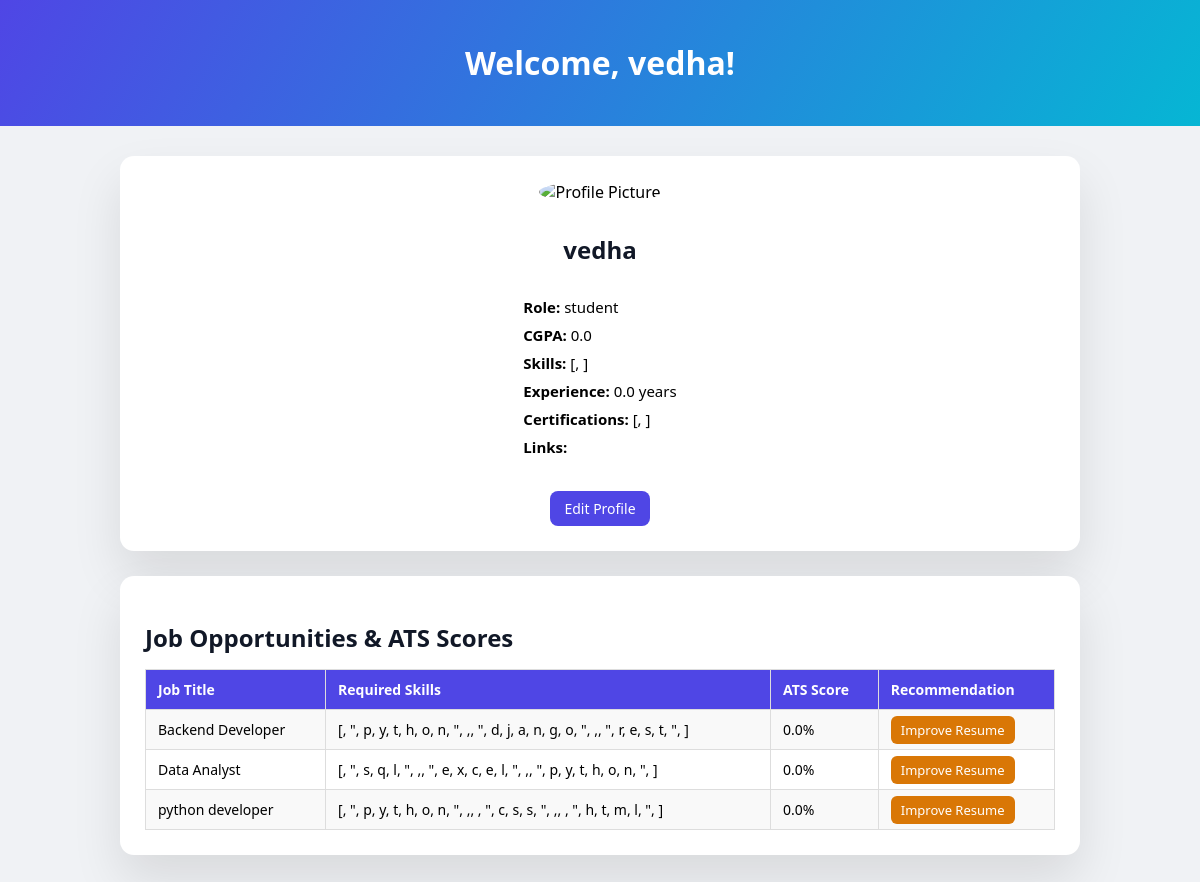
/dashboard/ (signed in), run on the app's committed database.
### userapp/models.py (models this page shows, shortened)
class Profile(models.Model):
    USER_TYPES = [
        ('student', 'Student'),
        ('recruiter', 'Recruiter'),
    ]
    user = models.OneToOneField(User, on_delete=models.CASCADE)
    user_type = models.CharField(max_length=10, choices=USER_TYPES, default='student')
    bio = models.TextField(blank=True)
    location = models.CharField(max_length=100, blank=True)
    website = models.URLField(blank=True)
    headline = models.CharField(max_length=255, blank=True)
    skills = models.TextField(default='[]')  # JSON string
    profile_picture = models.ImageField(upload_to='profile_pics/', blank=True, null=True)
    cgpa = models.FloatField(default=0)
    experience = models.FloatField(default=0)
    certifications = models.TextField(default='[]')  # JSON string
    other_links = models.TextField(default='{}')  # JSON string storing dict of links
    resume = models.FileField(upload_to='resumes/', blank=True, null=True)
    def get_skills(self):
        return json.loads(self.skills)
    def get_certifications(self):
        return json.loads(self.certifications)
    def get_links(self):
        try:
            return json.loads(self.other_links)
        except Exception:
            return {}

class Job(models.Model):
    recruiter = models.ForeignKey(User, on_delete=models.CASCADE, null=True, blank=True)
    title = models.CharField(max_length=200)
    description = models.TextField()
    required_skills = models.TextField(default='[]')  # JSON string
    min_cgpa = models.FloatField(default=0)
    min_experience = models.FloatField(default=0)
    required_certifications = models.TextField(default='[]')  # JSON string
    application_link = models.URLField(blank=True, default='')
    def get_required_skills(self):
        return json.loads(self.required_skills)
    def get_required_certifications(self):
        return json.loads(self.required_certifications)

### userapp/views.py (the view)
# urls.py: path('dashboard/', views.dashboard, name='dashboard'),
@login_required
def dashboard(request):
    profile = request.user.profile
    jobs = Job.objects.all()
    jobs_with_score = []
    for job in jobs:
        score = calculate_ats_score(profile, job)
        recommendation = "Apply" if score >= 70 else "Improve Resume"
        jobs_with_score.append({'job': job, 'score': score, 'recommendation': recommendation})
    return render(request, 'dashboard.html', {
        'profile': profile,
        'jobs_with_score': jobs_with_score
    })

### userapp/templates/dashboard.html (shortened to what this page needs)
{% load static %}
<!DOCTYPE html>
<html lang="en">
<head>
</head>
<body>
<div class="header">
    <h1>Welcome, {{ profile.user.username }}!</h1>
</div>
<div class="container">
    <div class="profile-card" style="text-align: center;">
        {% if profile.profile_picture %}
            <img src="{{ profile.profile_picture.url }}" alt="Profile Picture" class="profile-pic">
        {% else %}
            <img src="{% static 'userapp/default_profile.png' %}" alt="Profile Picture" class="profile-pic">
        {% endif %}
        <h2>{{ profile.user.username }}</h2>
        <ul style="text-align: left; display: inline-block;">
            <li><strong>Role:</strong> {{ profile.user_type }}</li>
            <li><strong>CGPA:</strong> {{ profile.cgpa }}</li>
            <li><strong>Skills:</strong> {{ profile.skills|join:", " }}</li>
            <li><strong>Experience:</strong> {{ profile.experience }} years</li>
            <li><strong>Certifications:</strong> {{ profile.certifications|join:", " }}</li>
            <li><strong>Links:</strong>
            </li>
        </ul>
        <br>
        <a href="{% url 'edit_profile' %}" class="edit-btn">Edit Profile</a>
    </div>
    <div class="jobs-card">
        <h2>Job Opportunities & ATS Scores</h2>
        <table>
            <tr>
                <th>Job Title</th>
                <th>Required Skills</th>
                <th>ATS Score</th>
                <th>Recommendation</th>
            </tr>
            {% for item in jobs_with_score %}
            <tr>
                <td>{{ item.job.title }}</td>
                <td>{{ item.job.required_skills|join:", " }}</td>
                <td>{{ item.score }}%</td>
                <td>
                    {% if item.score >= 70 %}
                        <span class="apply">Apply</span>
                    {% else %}
                        <span class="improve">Improve Resume</span>
                    {% endif %}
                </td>
            </tr>
            {% empty %}
            <tr>
                <td colspan="4">No jobs available currently.</td>
            </tr>
            {% endfor %}
        </table>
    </div>
</div>
</body>
</html>

### userapp/templates/dashboard.html (style rules this page uses)
* { box-sizing: border-box; font-family: "Segoe UI", Tahoma, sans-serif; }
body { margin: 0; background: #f0f2f5; }
.header { background: linear-gradient(120deg, #4f46e5, #06b6d4); color: white; padding: 20px; text-align: center; }
.container { max-width: 1000px; margin: 30px auto; padding: 0 20px; }
.profile-card, .jobs-card { background: #fff; border-radius: 14px; padding: 25px; box-shadow: 0 25px 50px rgba(0,0,0,0.1); margin-bottom: 25px; }
h2, h3 { color: #111827; margin-bottom: 15px; }
ul { list-style: none; padding: 0; }
ul li { margin-bottom: 8px; font-size: 15px; }
table { width: 100%; border-collapse: collapse; margin-top: 15px; }
th, td { border: 1px solid #ddd; padding: 10px 12px; text-align: left; font-size: 14px; }
th { background: #4f46e5; color: white; }
tr:nth-child(even) { background: #f9f9f9; }
.improve { color: white; background: #d97706; padding: 5px 10px; border-radius: 6px; font-size: 13px; }
.profile-pic { width: 80px; height: 80px; border-radius: 50%; object-fit: cover; margin-bottom: 10px; }
.edit-btn { display: inline-block; margin-top: 10px; padding: 8px 14px; background: #4f46e5; color: white; border-radius: 8px; text-decoration: none; font-size: 14px; }

### data on the page
Profile: user.username "vedha", user_type "student", cgpa "0.0", skills "[, ]", experience "0.0", certifications "[, ]"
Job: job "Backend Developer", job.required_skills "[, \", p, y, t, h, o, n, \", ,, \", d, j, a, n, g, o, \", ,, \", r, e, s, t, \", ]", score "0.0"
Job: job "Data Analyst", job.required_skills "[, \", s, q, l, \", ,, \", e, x, c, e, l, \", ,, \", p, y, t, h, o, n, \", ]", score "0.0"
Job: job "python developer", job.required_skills "[, \", p, y, t, h, o, n, \", ,, , \", c, s, s, \", ,, , \", h, t, m, l, \", ]", score "0.0"
